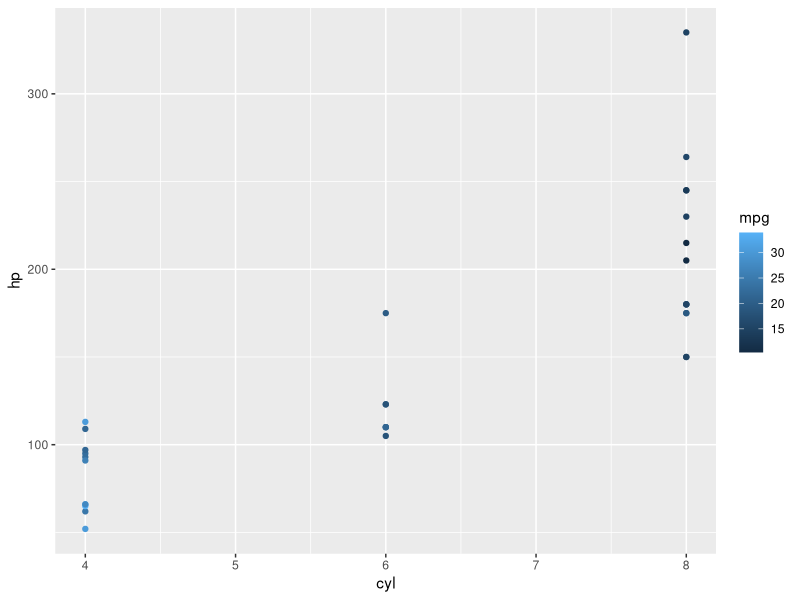
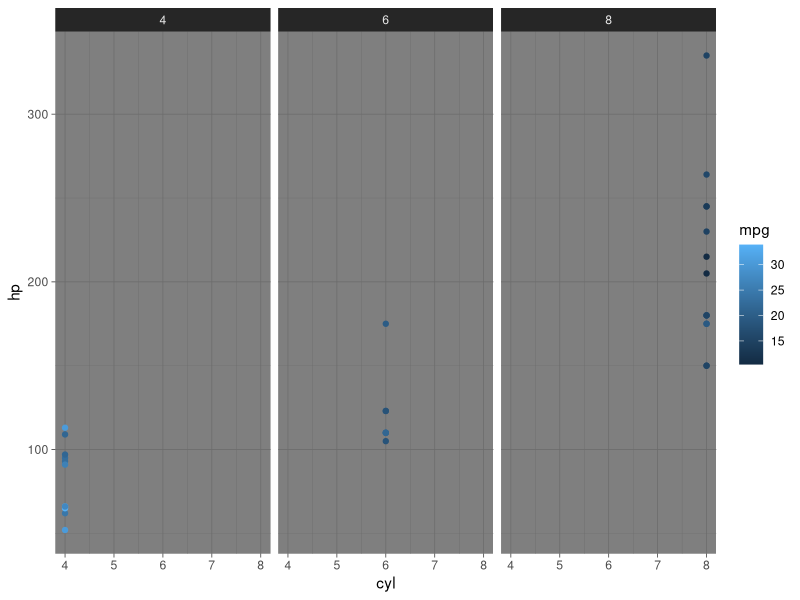
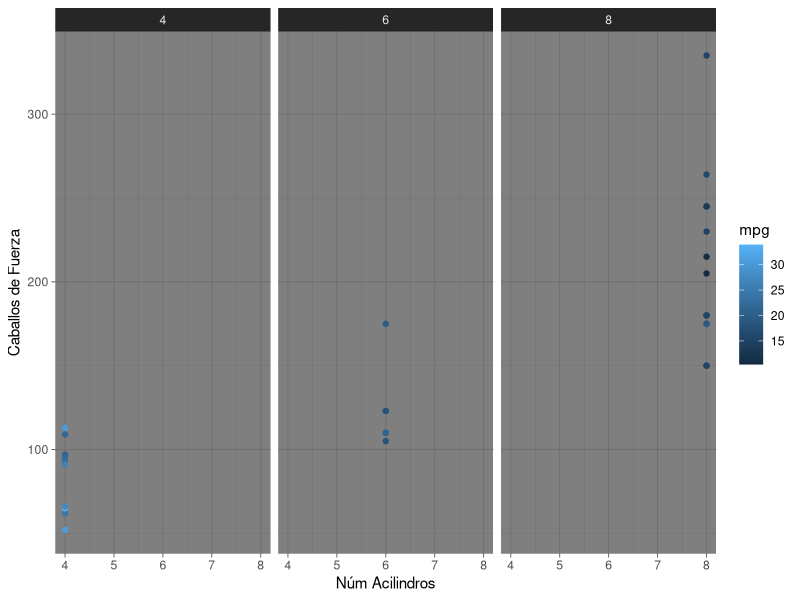

The R script that drew these images, in order:
## EJEMPLO 1
library(ggplot2)
## RECORDAMOS LAS VARIABLES QUE CONTIENE EL DATASET MTCARS
names(mtcars)
##Graficamos las variables cyl en el eje x y hp en y, observa el comando ➡ geom_point()
ggplot(mtcars, aes(x=cyl, y = hp, colour = mpg )) + geom_point()
# Tipo de geometría, intenta utilizar alguna otra, se encentran en a cheat sheet

#AGREGANDO CARACTERÍSTICAS DE TEMA Y FACEWRAP
names(mtcars)
ggplot(mtcars, aes(x=cyl, y = hp, colour = mpg )) + 
  geom_point() +   
  theme_dark() +   # Temas (inteta cambiarlo)
  facet_wrap("cyl")  # Lo divide por el núm de cilindros
# CAMBIANDO LOS NOMBRES A LOS EJES X Y Y
names(mtcars)
ggplot(mtcars, aes(x=cyl, y = hp, colour = mpg )) + 
  geom_point() +   
  theme_dark() +   # Temas (inteta cambiarlo)
  facet_wrap("cyl") +  # Lo divide por el núm de cilindros
  xlab('Núm Acilindros')+  # Nombre en los ejes
  ylab('Caballos de Fuerza')
